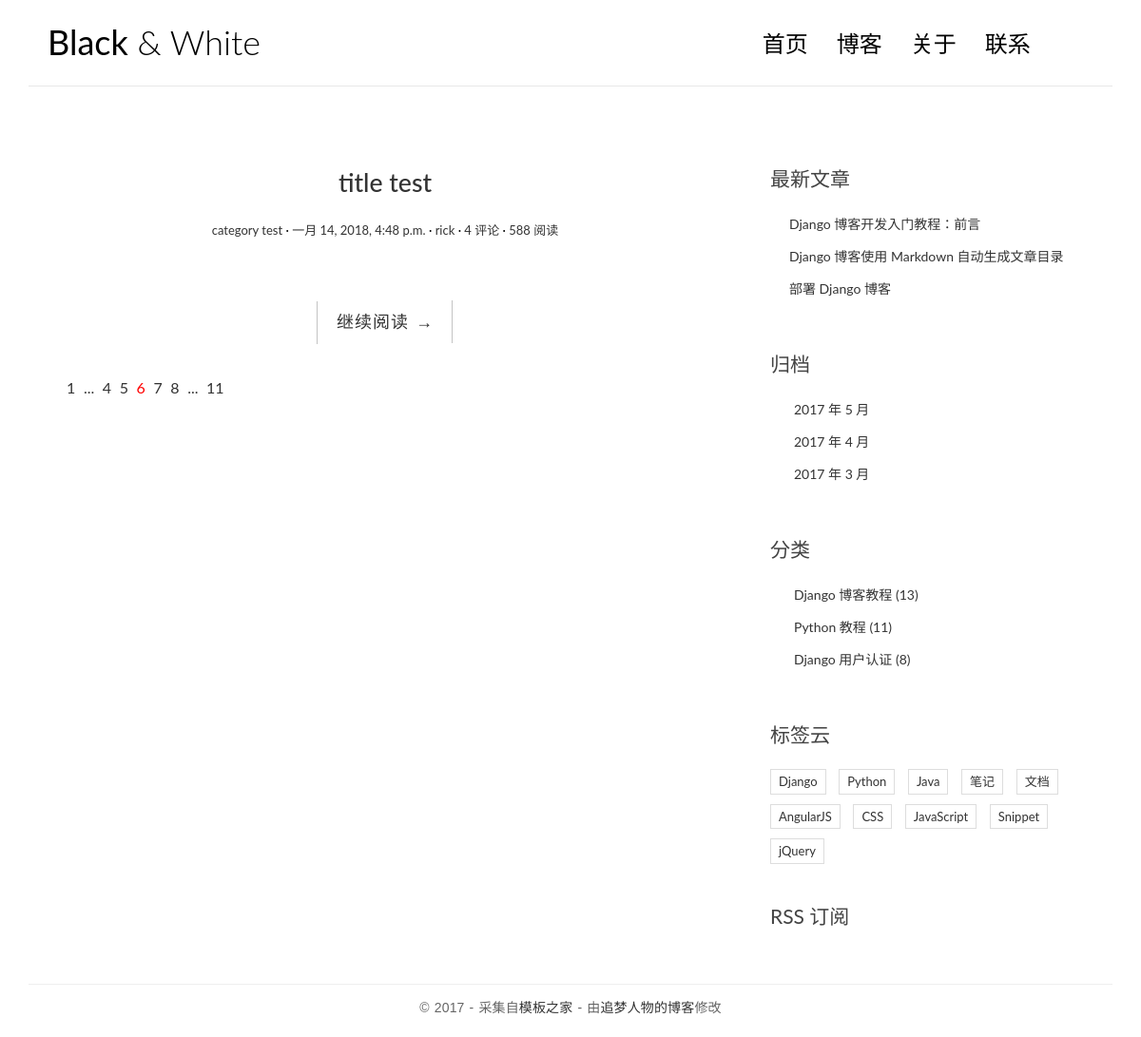
Before: / with the older database file.
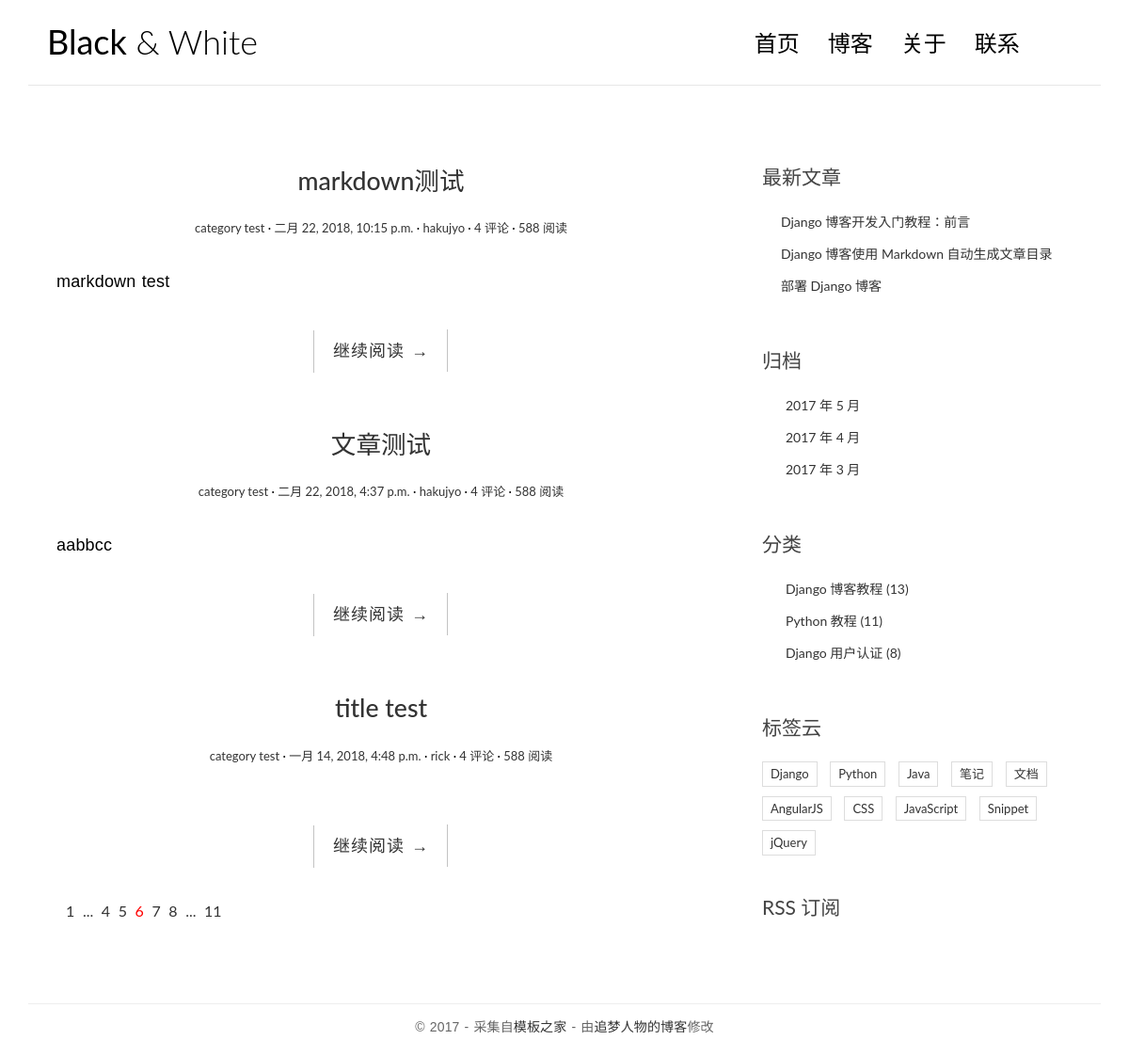
After: the same page with the newer database file.
### blog/models.py (models this page shows, shortened)
@python_2_unicode_compatible
class Post(models.Model):
    title = models.CharField(max_length=70)
    body = models.TextField()
    created_time = models.DateTimeField()
    modified_time = models.DateTimeField()
    excerpt = models.CharField(max_length=200, blank=True)
    category = models.ForeignKey(Category, on_delete=models.CASCADE,)
    tags = models.ManyToManyField(Tag, blank=True)
    author = models.ForeignKey(User, on_delete=models.CASCADE,)
    def get_absolute_url(self):
        return reverse('blog:detail', kwargs={'pk': self.pk})

class Category(models.Model):
    name = models.CharField(max_length=100)

### blog/views.py (the view)
# urls.py: url(r'^$', views.index, name='index'),
def index(request):
    post_list = Post.objects.all().order_by('-created_time')
    return render(request, 'index.html', context={'post_list': post_list})

### blog/templates/index.html
{% extends 'base.html' %}
{% block main %}
    {% for post in post_list %}
        <article class="post post-{{ post.pk }}">
            <header class="entry-header">
                <h1 class="entry-title">
                    <a href="{{ post.get_absolute_url }}">{{ post.title }}</a>
                </h1>
                <div class="entry-meta">
                    <span class="post-category"><a href="#">{{ post.category.name }}</a></span>
                    <span class="post-date"><a href="#"><time class="entry-date"
                                                            datetime="{{ post.created_time }}">{{ post.created_time }}</time></a></span>
                    <span class="post-author"><a href="#">{{ post.author }}</a></span>
                    <span class="comments-link"><a href="#">4 评论</a></span>
                    <span class="views-count"><a href="#">588 阅读</a></span>
                </div>
            </header>
            <div class="entry-content clearfix">
              <p>{{ post.excerpt }}</p>
              <div class="read-more cl-effect-14">
                <a href="{{ post.get_absolute_url }}" class="more-link">继续阅读 <span class="meta-nav">→</span></a>
              </div>
            </div>
        </article>
    {% empty %}
        <div class="no-post">暂时还没有发布的文章！</div>
    {% endfor %}
    <div class="pagination">
        <ul>
            <li><a href="">1</a></li>
            <li><a href="">...</a></li>
            <li><a href="">4</a></li>
            <li><a href="">5</a></li>
            <li class="current"><a href="">6</a></li>
            <li><a href="">7</a></li>
            <li><a href="">8</a></li>
            <li><a href="">...</a></li>
            <li><a href="">11</a></li>
        </ul>
    </div>
{% endblock main %}

### blog/templates/base.html (shortened to what this page needs)
{% load staticfiles %}
<!DOCTYPE html>
<html>
<head>
    <link rel="stylesheet" href="{% static 'blog/css/bootstrap.min.css' %}">
    <link rel="stylesheet" href="http://code.ionicframework.com/ionicons/2.0.1/css/ionicons.min.css">
    <link rel="stylesheet" href="{% static 'blog/css/pace.css' %}">
    <link rel="stylesheet" href="{% static 'blog/css/custom.css' %}">
    <link rel="stylesheet" href="{% static 'blog/css/highlights/github.css' %}">
</head>
<body>
<div class="container">
    <header id="site-header">
        <div class="row">
            <div class="col-md-4 col-sm-5 col-xs-8">
                <div class="logo">
                    <h1><a href="index.html"><b>Black</b> &amp; White</a></h1>
                </div>
            </div>
            <div class="col-md-8 col-sm-7 col-xs-4">
                <nav class="main-nav" role="navigation">
                    <div class="collapse navbar-collapse" id="bs-example-navbar-collapse-1">
                        <ul class="nav navbar-nav navbar-right">
                            <li class="cl-effect-11"><a href="index.html" data-hover="首页">首页</a></li>
                            <li class="cl-effect-11"><a href="full-width.html" data-hover="博客">博客</a></li>
                            <li class="cl-effect-11"><a href="about.html" data-hover="关于">关于</a></li>
                            <li class="cl-effect-11"><a href="contact.html" data-hover="联系">联系</a></li>
                        </ul>
                    </div>
                </nav>
            </div>
        </div>
    </header>
</div>
<div class="content-body">
    <div class="container">
        <div class="row">
            <main class="col-md-8">
                {% block main %}
                {% endblock main %}
            </main>
            <aside class="col-md-4">
                <div class="widget widget-recent-posts">
                    <h3 class="widget-title">最新文章</h3>
                    <ul>
                        <li>
                            <a href="#">Django 博客开发入门教程：前言</a>
                        </li>
                        <li>
                            <a href="#">Django 博客使用 Markdown 自动生成文章目录</a>
                        </li>
                        <li>
                            <a href="#">部署 Django 博客</a>
                        </li>
                    </ul>
                </div>
                <div class="widget widget-archives">
                    <h3 class="widget-title">归档</h3>
                    <ul>
                        <li>
                            <a href="#">2017 年 5 月</a>
                        </li>
                        <li>
                            <a href="#">2017 年 4 月</a>
                        </li>
                        <li>
                            <a href="#">2017 年 3 月</a>
                        </li>
                    </ul>
                </div>
                <div class="widget widget-category">
                    <h3 class="widget-title">分类</h3>
                    <ul>
                        <li>
                            <a href="#">Django 博客教程 <span class="post-count">(13)</span></a>
                        </li>
                        <li>
                            <a href="#">Python 教程 <span class="post-count">(11)</span></a>
                        </li>
                        <li>
                            <a href="#">Django 用户认证 <span class="post-count">(8)</span></a>
                        </li>
                    </ul>
                </div>
                <div class="widget widget-tag-cloud">
                    <h3 class="widget-title">标签云</h3>
                    <ul>
                        <li>
                            <a href="#">Django</a>
                        </li>
                        <li>
                            <a href="#">Python</a>
                        </li>
                        <li>
                            <a href="#">Java</a>
                        </li>
                        <li>
                            <a href="#">笔记</a>
                        </li>
                        <li>
                            <a href="#">文档</a>
                        </li>
                        <li>
                            <a href="#">AngularJS</a>
                        </li>
                        <li>
                            <a href="#">CSS</a>
                        </li>
                        <li>
                            <a href="#">JavaScript</a>
                        </li>
                        <li>
                            <a href="#">Snippet</a>
                        </li>
                        <li>
                            <a href="#">jQuery</a>
                        </li>
                    </ul>
                </div>
                <div class="rss">
                    <a href=""> RSS 订阅</a>
                </div>
            </aside>
        </div>
    </div>
</div>
<footer id="site-footer">
    <div class="container">
        <div class="row">
            <div class="col-md-12">
                <p class="copyright">&copy 2017 - 采集自<a href="http://www.cssmoban.com/"
                                                        target="_blank" title="模板之家">模板之家</a>
                    - 由<a href="http://zmrenwu.com/" title="网页模板" target="_blank">追梦人物的博客</a>修改
                </p>
            </div>
        </div>
    </div>
</footer>
</body>
</html>

### blog/static/blog/css/custom.css (style rules this page uses)
* { outline: none; }
h1, h2, h3, h4, h5, h6 { margin-top: 0; }
b { font-weight: 400; }
a { color: #333; }
body { color: #444; font-family: 'Lato', sans-serif; }
p { font-family: 'Ubuntu', sans-serif; font-weight: 400; word-spacing: 1px; letter-spacing: 0.01em; }
#site-header { background-color: #FFF; padding: 25px 20px; margin-bottom: 40px; border-bottom: 1px solid #e7e7e7; }
.logo h1 a { color: #000; }
.logo h1 { margin: 0; font-family: 'Lato', sans-serif; font-weight: 300; }
.main-nav { margin-top: 11px; max-width: 95%; }
.main-nav a { color: #000000 !important; padding: 0 0 5px 0 !important; margin-right: 30px; font-family: 'Lato', sans-serif; font-weight: 300; font-size: 24px; }
.cl-effect-11 a { padding: 10px 0; color: #0972b4; text-shadow: none; }
.cl-effect-11 a::before { position: absolute; top: 0; left: 0; overflow: hidden; padding: 0 0 5px 0 !important; max-width: 0; border-bottom: 1px solid #000; color: #000; content: attr(data-hover); white-space: nowrap; -webkit-transition: max-width 0.5s; -moz-transition: max-width 0.5s; transition: max-width 0.5s; }
.content-body { padding-bottom: 4em; }
.post { background: #fff; padding: 30px 30px 0; }
.entry-title { text-align: center; font-size: 1.9em; margin-bottom: 20px; line-height: 1.6; padding: 10px 20px 0; }
.entry-meta { text-align: center; color: #DDDDDD; font-size: 13px; margin-bottom: 30px; }
.entry-content { font-size: 18px; line-height: 1.9; font-weight: 300; color: #000; }
.post-category::after, .post-date::after, .post-author::after, .comments-link::after { content: ' ·'; color: #000; }
.read-more { font-family: 'Ubuntu', sans-serif; font-weight: 400; word-spacing: 1px; letter-spacing: 0.01em; text-align: center; margin-top: 20px; }
.cl-effect-14 a { padding: 0 20px; height: 45px; line-height: 45px; position: relative; display: inline-block; margin: 15px 25px; letter-spacing: 1px; font-weight: 400; text-shadow: 0 0 1px rgba(255, 255, 255, 0.3); }
.cl-effect-14 a::before, .cl-effect-14 a::after { position: absolute; width: 45px; height: 1px; background: #C3C3C3; content: ''; -webkit-transition: all 0.3s; -moz-transition: all 0.3s; transition: all 0.3s; pointer-events: none; }
.cl-effect-14 a::before { top: 0; left: 0; -webkit-transform: rotate(90deg); -moz-transform: rotate(90deg); transform: rotate(90deg); -webkit-transform-origin: 0 0; -moz-transform-origin: 0 0; transform-origin: 0 0; }
.cl-effect-14 a::after { right: 0; bottom: 0; -webkit-transform: rotate(90deg); -moz-transform: rotate(90deg); transform: rotate(90deg); -webkit-transform-origin: 100% 0; -moz-transform-origin: 100% 0; transform-origin: 100% 0; }
.widget { background: #fff; padding: 30px 0 0; }
.widget-title { font-size: 1.5em; margin-bottom: 20px; line-height: 1.6; padding: 10px 0 0; font-weight: 400; }
.widget-recent-posts ul { padding: 0; margin: 0; padding-left: 20px; }
.widget-recent-posts ul li { list-style-type: none; position: relative; line-height: 170%; margin-bottom: 10px; }
.widget-recent-posts ul li::before { content: '\f3d3'; font-family: "Ionicons"; position: absolute; left: -17px; top: 3px; font-size: 16px; color: #000; }
.widget-archives ul { padding: 0; margin: 0; padding-left: 25px; }
.widget-archives ul li { list-style-type: none; position: relative; line-height: 170%; margin-bottom: 10px; }
.widget-archives ul li::before { content: '\f3f3'; font-family: "Ionicons"; position: absolute; left: -25px; top: 1px; font-size: 16px; color: #000; }
.widget-category ul { padding: 0; margin: 0; padding-left: 25px; }
.widget-category ul li { list-style-type: none; position: relative; line-height: 170%; margin-bottom: 10px; }
.widget-category ul li::before { content: '\f3fe'; font-family: "Ionicons"; position: absolute; left: -25px; top: 1px; font-size: 18px; color: #000; }
.widget-tag-cloud ul { padding: 0; margin: 0; margin-right: -10px; }
.widget-tag-cloud ul li { list-style-type: none; font-size: 13px; display: inline-block; margin-right: 10px; margin-bottom: 10px; padding: 3px 8px; border: 1px solid #ddd; }
.rss { font-size: 21px; margin-top: 30px; }
.rss a { color: #444; }
#site-footer { padding-top: 10px; padding: 0 0 1.5em 0; }
.copyright { text-align: center; padding-top: 1em; margin: 0; border-top: 1px solid #eee; color: #666; }
.pagination ul { list-style: none; }
.pagination ul li { display: inline-block; font-size: 16px; margin-right: 5px; }
.current a { color: red; }

Changed rows visible on the page:
added Post: title "markdown测试", category.name "category test", created_time "二月 22, 2018, 10:15 p.m.", author "hakujyo", excerpt "markdown test"
added Post: title "文章测试", category.name "category test", created_time "二月 22, 2018, 4:37 p.m.", author "hakujyo", excerpt "aabbcc"
